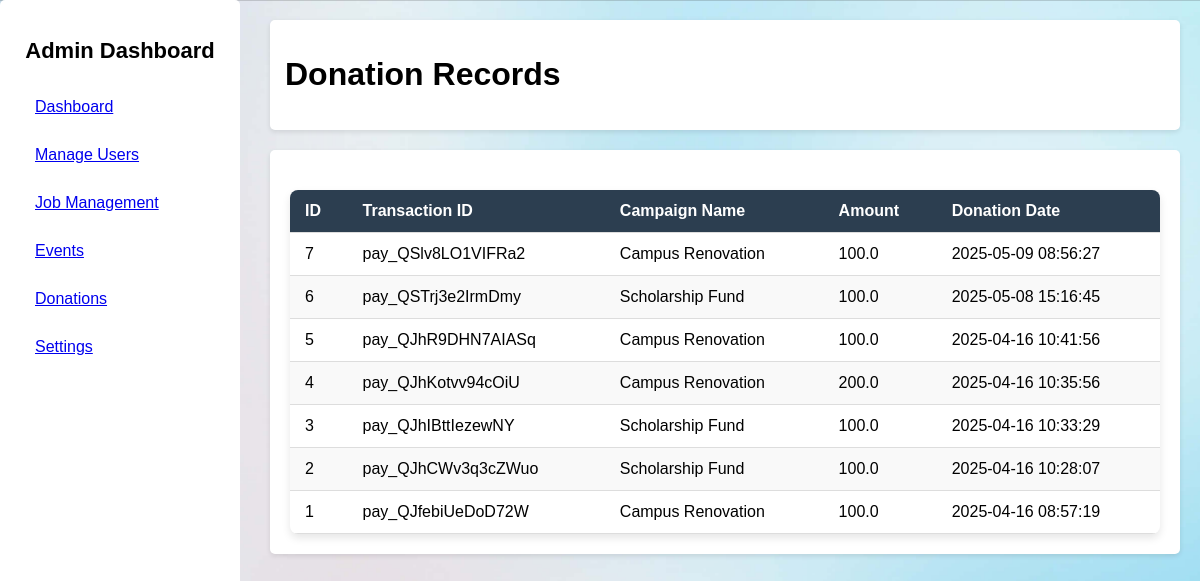
The page /admin/donation (signed in) on the database its author committed.
### tables this page shows
CREATE TABLE donations (
            id INTEGER PRIMARY KEY AUTOINCREMENT,
            user_id INTEGER NOT NULL REFERENCES user(id),
            campaign_name TEXT NOT NULL,
            amount REAL NOT NULL,
            transaction_id TEXT NOT NULL,
            donation_date TEXT DEFAULT CURRENT_TIMESTAMP,
            receipt_generated BOOLEAN DEFAULT 0
        );

### app.py (the view)
@app.route('/admin/donation')
def donation():
    if "user" not in session:
        return redirect(url_for('home'))
    try:
        conn = sqlite3.connect('alumni.db')
        conn.row_factory = sqlite3.Row
        c = conn.cursor()
        c.execute("SELECT name FROM sqlite_master WHERE type='table'")
        print("Tables:", [row['name'] for row in c.fetchall()])
        c.execute("""
            SELECT
                d.id,
                u.fullname,
                d.campaign_name,
                d.amount,
                d.donation_date,
                d.transaction_id,
                d.receipt_generated
            FROM donations d
            LEFT JOIN user u ON d.user_id = u.id
            ORDER BY d.donation_date DESC
        """)
        donations = c.fetchall()
        if not donations:
            print("No donations found in database")
        else:
            print(f"Found {len(donations)} donation records")
            for donation in donations:
                print(dict(donation))
        conn.close()
        return render_template('donation.html', donations=donations)
    except sqlite3.Error as e:
        print("Database error:", str(e))
        return "Error accessing donation data", 500
    except Exception as e:
        print("Unexpected error:", str(e))
        return "An unexpected error occurred", 500

### templates/donation.html (shortened to what this page needs)
<!DOCTYPE html>
<html lang="en">
<head>
</head>
<body>
    <div class="sidebar">
        <h2>Admin Dashboard</h2>
        <ul>
            <li><a href="{{ url_for('admin') }}" >Dashboard</a></li>
            <li><a href="{{ url_for('get_users') }}">Manage Users</a></li>
            <li><a href="{{ url_for('jobp') }}">Job Management</a></li>
            <li><a href="{{ url_for('events_admin') }}">Events</a></li>
            <li><a href="{{ url_for('donation') }}" class="active">Donations</a></li>
            <li><a href="{{ url_for('settings') }}">Settings</a></li>
        </ul>
    </div>
    <div class="main-content">
        <header>
            <h1>Donation Records</h1>
        </header>
        <section>
            <table>
                <thead>
                    <tr>
                        <th>ID</th>
                        <th>Transaction ID</th>
                        <th>Campaign Name</th>
                        <th>Amount</th>
                        <th>Donation Date</th>
                    </tr>
                </thead>
                <tbody>
                    {% for donation in donations %}
                    <tr>
                        <td>{{ donation.id }}</td>
                        <td>{{ donation. transaction_id }}</td>
                        <td>{{ donation.campaign_name }}</td>
                        <td>{{ donation.amount }}</td>
                        <td>{{ donation.donation_date }}</td>
                    </tr>
                    {% endfor %}
                </tbody>
            </table>
        </section>
    </div>
</body>
</html>

### templates/donation.html (style rules this page uses)
body { display: flex; font-family: Arial, sans-serif; background:url('/static/images/admin.png')no-repeat center center/cover; background-size: cover; background-position: center; background-repeat: no-repeat; background-attachment: fixed; margin: 0; transition: background 0.3s ease, color 0.3s ease; }
.sidebar { width: 200px; background:white; height: 100vh; color: black; padding: 20px; position: fixed; transition: transform 0.3s ease-in-out; margin-top:0px; border-radius: 5px; }
.sidebar h2 { text-align: center; font-size: 22px; }
.sidebar ul { list-style: none; padding: 0; }
.sidebar ul li { padding: 15px; display: flex; align-items: center; }
.main-content { margin-left: 250px; flex: 1; padding: 20px; transition: margin-left 0.3s ease-in-out; }
header { display: flex; justify-content: space-between; align-items: center; background: #fff; padding: 15px; border-radius: 5px; box-shadow: 0 2px 5px rgba(0,0,0,0.1); }
section { background: white; padding: 20px; margin-top: 20px; border-radius: 5px; box-shadow: 0 2px 5px rgba(0,0,0,0.1); }
section { background: white; padding: 20px; margin-top: 20px; border-radius: 5px; box-shadow: 0 2px 5px rgba(0, 0, 0, 0.1); }
table { width: 100%; border-collapse: collapse; margin-top: 20px; background: #fff; box-shadow: 0px 4px 8px rgba(0, 0, 0, 0.1); border-radius: 8px; overflow: hidden; }
thead { background-color: #2c3e50; color: white; text-align: left; }
th, td { padding: 12px 15px; border-bottom: 1px solid #ddd; }
tbody tr:nth-child(even) { background-color: #f9f9f9; }

### rows shown on the page
donations: id "7", transaction "pay_QSlv8LO1VIFRa2", campaign_name "Campus Renovation", amount "100.0", donation_date "2025-05-09 08:56:27"
donations: id "6", transaction "pay_QSTrj3e2IrmDmy", campaign_name "Scholarship Fund", amount "100.0", donation_date "2025-05-08 15:16:45"
donations: id "5", transaction "pay_QJhR9DHN7AIASq", campaign_name "Campus Renovation", amount "100.0", donation_date "2025-04-16 10:41:56"
donations: id "4", transaction "pay_QJhKotvv94cOiU", campaign_name "Campus Renovation", amount "200.0", donation_date "2025-04-16 10:35:56"
donations: id "3", transaction "pay_QJhIBttIezewNY", campaign_name "Scholarship Fund", amount "100.0", donation_date "2025-04-16 10:33:29"
donations: id "2", transaction "pay_QJhCWv3q3cZWuo", campaign_name "Scholarship Fund", amount "100.0", donation_date "2025-04-16 10:28:07"
donations: id "1", transaction "pay_QJfebiUeDoD72W", campaign_name "Campus Renovation", amount "100.0", donation_date "2025-04-16 08:57:19"
